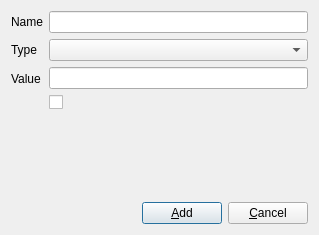
<?xml version="1.0" encoding="UTF-8"?>
<ui version="4.0">
 <class>QmitkAddNewPropertyDialog</class>
 <widget class="QDialog" name="QmitkAddNewPropertyDialog">
  <property name="geometry">
   <rect>
    <x>0</x>
    <y>0</y>
    <width>319</width>
    <height>235</height>
   </rect>
  </property>
  <property name="windowTitle">
   <string>Add new property</string>
  </property>
  <layout class="QVBoxLayout" name="verticalLayout_2">
   <item>
    <layout class="QFormLayout" name="formLayout">
     <item row="0" column="0">
      <widget class="QLabel" name="nameLabel">
       <property name="text">
        <string>Name</string>
       </property>
       <property name="buddy">
        <cstring>nameLineEdit</cstring>
       </property>
      </widget>
     </item>
     <item row="0" column="1">
      <widget class="QLineEdit" name="nameLineEdit"/>
     </item>
     <item row="1" column="0">
      <widget class="QLabel" name="typeLabel">
       <property name="text">
        <string>Type</string>
       </property>
       <property name="buddy">
        <cstring>typeComboBox</cstring>
       </property>
      </widget>
     </item>
     <item row="1" column="1">
      <widget class="QComboBox" name="typeComboBox"/>
     </item>
     <item row="2" column="0">
      <widget class="QLabel" name="valueLabel">
       <property name="text">
        <string>Value</string>
       </property>
       <property name="buddy">
        <cstring>valueLineEdit</cstring>
       </property>
      </widget>
     </item>
     <item row="2" column="1">
      <layout class="QVBoxLayout" name="verticalLayout">
       <item>
        <widget class="QLineEdit" name="valueLineEdit"/>
       </item>
       <item>
        <widget class="QCheckBox" name="valueCheckBox">
         <property name="text">
          <string/>
         </property>
        </widget>
       </item>
      </layout>
     </item>
    </layout>
   </item>
   <item>
    <spacer name="verticalSpacer">
     <property name="orientation">
      <enum>Qt::Vertical</enum>
     </property>
     <property name="sizeHint" stdset="0">
      <size>
       <width>20</width>
       <height>2</height>
      </size>
     </property>
    </spacer>
   </item>
   <item>
    <layout class="QHBoxLayout" name="horizontalLayout">
     <item>
      <spacer name="horizontalSpacer">
       <property name="orientation">
        <enum>Qt::Horizontal</enum>
       </property>
       <property name="sizeHint" stdset="0">
        <size>
         <width>40</width>
         <height>20</height>
        </size>
       </property>
      </spacer>
     </item>
     <item>
      <widget class="QPushButton" name="addButton">
       <property name="text">
        <string>&amp;Add</string>
       </property>
       <property name="autoDefault">
        <bool>false</bool>
       </property>
       <property name="default">
        <bool>true</bool>
       </property>
      </widget>
     </item>
     <item>
      <widget class="QPushButton" name="cancelButton">
       <property name="text">
        <string>&amp;Cancel</string>
       </property>
       <property name="autoDefault">
        <bool>false</bool>
       </property>
      </widget>
     </item>
    </layout>
   </item>
  </layout>
 </widget>
 <tabstops>
  <tabstop>nameLineEdit</tabstop>
  <tabstop>typeComboBox</tabstop>
  <tabstop>valueLineEdit</tabstop>
  <tabstop>valueCheckBox</tabstop>
  <tabstop>addButton</tabstop>
  <tabstop>cancelButton</tabstop>
 </tabstops>
 <resources/>
 <connections/>
</ui>
